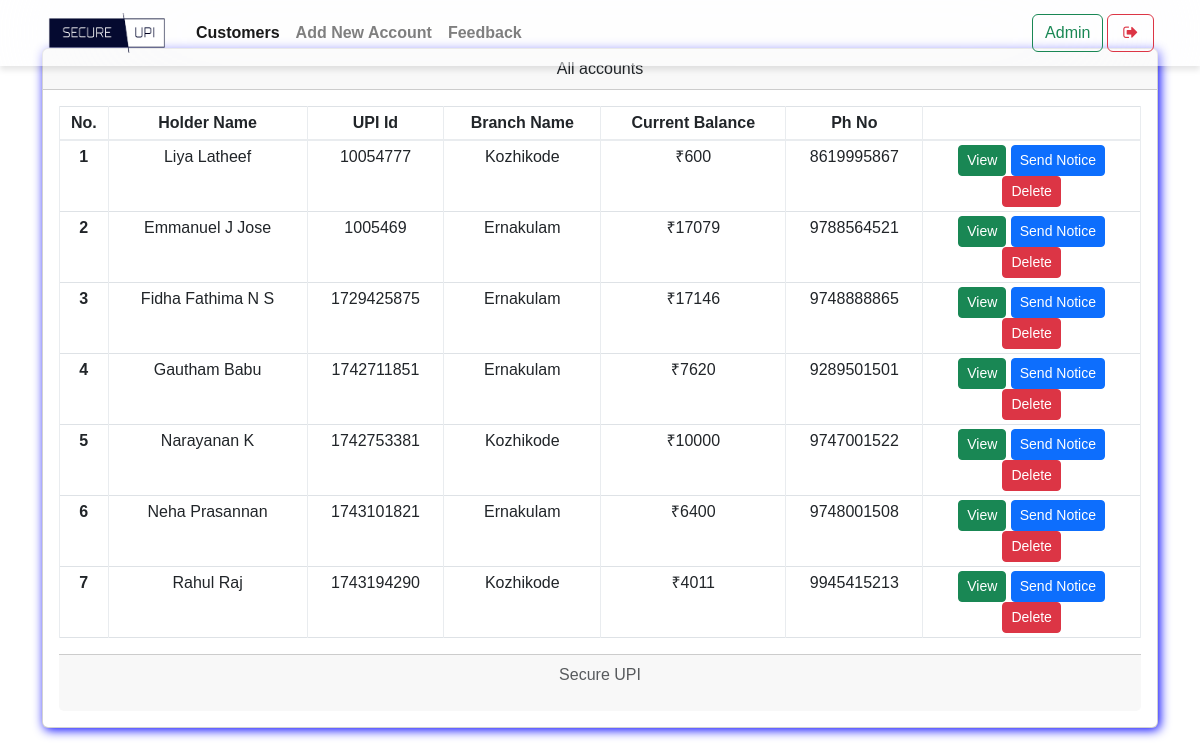
/mindex.php (signed in), run on the app's committed database.
### tables this page shows
CREATE TABLE `useraccounts` (
  `id` int NOT NULL,
  `email` text NOT NULL,
  `password` text NOT NULL,
  `name` varchar(20) NOT NULL,
  `balance` varchar(10) NOT NULL,
  `aadhaar` varchar(12) NOT NULL,
  `number` varchar(20) NOT NULL,
  `address` varchar(30) NOT NULL,
  `accountNo` varchar(20) NOT NULL,
  `date` timestamp NOT NULL DEFAULT CURRENT_TIMESTAMP,
  `Previous_Fraudulent_Activity` varchar(10) DEFAULT NULL,
  `Daily_Transaction_Count` varchar(10) DEFAULT NULL,
  `Failed_Transaction_Count` varchar(10) DEFAULT NULL,
  `upi_pin` text,
  `branch` varchar(10) DEFAULT NULL,
  `Avg_Transaction_Amount` varchar(10) DEFAULT NULL,
  `Acc_Age` varchar(10) DEFAULT NULL,
  `Risk_Score` varchar(10) DEFAULT NULL
);

CREATE TABLE `branch` (
  `branchId` int NOT NULL,
  `branchNo` varchar(20) NOT NULL,
  `branchName` varchar(20) NOT NULL
);

### mindex.php (the view, shortened to what this page needs)
<!DOCTYPE html>
<html>
<head>
  <?php require 'assets/autoloader.php'; ?>
  <?php require 'assets/function.php'; ?>
  <link href="https://cdn.jsdelivr.net/npm/bootstrap@5.3.0-alpha3/dist/css/bootstrap.min.css" rel="stylesheet">
</head>
<body style="background:#ffffff;background-size: 100%">
<nav class="navbar navbar-expand-lg navbar-light fixed-top" >
<div class="container">
 <a class="navbar-brand" href="#">
 <img src="images/logo.png" width="130" height="30" class="d-inline-block align-top" alt="">
  </a>
  <div class="collapse navbar-collapse" id="navbarSupportedContent">
    <ul class="navbar-nav mr-auto">
      <li class="nav-item ">
        <a class="nav-link active" href="mindex.php">Customers<span class="sr-only">(current)</span></a>
      </li>
      <li class="nav-item ">  <a class="nav-link" href="maddnew.php">Add New Account</a></li>
      <li class="nav-item ">  <a class="nav-link" href="mfeedback.php">Feedback</a></li>
    </ul>
    <?php include 'msideButton.php'; ?>
  </div>
  </div>
</nav><br><br>
<div class="container">
<div class="card w-100 text-center shadowBlue">
  <div class="card-header">
    All accounts
  </div>
  <div class="card-body">
   <table class="table table-bordered table-sm">
  <thead>
    <tr>
      <th scope="col">No.</th>
      <th scope="col">Holder Name</th>
      <th scope="col">UPI Id</th>
      <th scope="col">Branch Name</th>
      <th scope="col">Current Balance</th>
      <th scope="col">Ph No</th>
      <th scope="col"></th>
    </tr>
  </thead>
  <tbody>
    <?php
      $i=0;
      $array = $con->query("select * from useraccounts,branch where useraccounts.branch = branch.branchId");
      if ($array->num_rows > 0)
      {
        while ($row = $array->fetch_assoc())
        {$i++;
    ?>
      <tr>
        <th scope="row"><?php echo $i ?></th>
        <td><?php echo $row['name'] ?></td>
        <td><?php echo $row['accountNo'] ?></td>
        <td><?php echo $row['branchName'] ?></td>
        <td>₹<?php echo $row['balance'] ?></td>
        <td><?php echo $row['number'] ?></td>
        <td>
          <a href="show.php?id=<?php echo $row['id'] ?>" class='btn btn-success btn-sm' data-toggle='tooltip' title="View More info">View</a>
          <a href="mnotice.php?id=<?php echo $row['id'] ?>" class='btn btn-primary btn-sm' data-toggle='tooltip' title="Send notice to this">Send Notice</a>
          <br>
          <a href="mindex.php?delete=<?php echo $row['id'] ?>" class='btn btn-danger btn-sm' data-toggle='tooltip' title="Delete this account">Delete</a>
        </td>
      </tr>
    <?php
        }
      }
     ?>
  </tbody>
</table>
  <div class="card-footer text-muted">
    <p>Secure UPI</p>
  </div>
</div>
</body>
</html>

### css/custom.css (style rules this page uses)
.shadowBlue { box-shadow: 2px 2px 11px blue }

### mindex.php (style rules this page uses)
body { background: url('images/background.jpg') no-repeat center center fixed; background-size: cover; font-family: 'Arial', sans-serif; color: #333; }
.navbar { background-color: rgba(255, 255, 255, 0.4); backdrop-filter: blur(100px); box-shadow: 0 4px 6px rgba(0, 0, 0, 0.1); }
.navbar-brand img { height: 40px; }
.navbar-nav .nav-link { color: #333; font-weight: bold; transition: color 0.3s ease; }

### data on the page
useraccounts: name "Liya Latheef", accountNo "10054777", branch.branchName "Kozhikode", balance "600", number "8619995867"
useraccounts: name "Emmanuel J Jose", accountNo "1005469", branch.branchName "Ernakulam", balance "17079", number "9788564521"
useraccounts: name "Fidha Fathima N S", accountNo "1729425875", branch.branchName "Ernakulam", balance "17146", number "9748888865"
useraccounts: name "Gautham Babu", accountNo "1742711851", branch.branchName "Ernakulam", balance "7620", number "9289501501"
useraccounts: name "Narayanan K", accountNo "1742753381", branch.branchName "Kozhikode", balance "10000", number "9747001522"
useraccounts: name "Neha Prasannan", accountNo "1743101821", branch.branchName "Ernakulam", balance "6400", number "9748001508"
useraccounts: name "Rahul Raj", accountNo "1743194290", branch.branchName "Kozhikode", balance "4011", number "9945415213"
